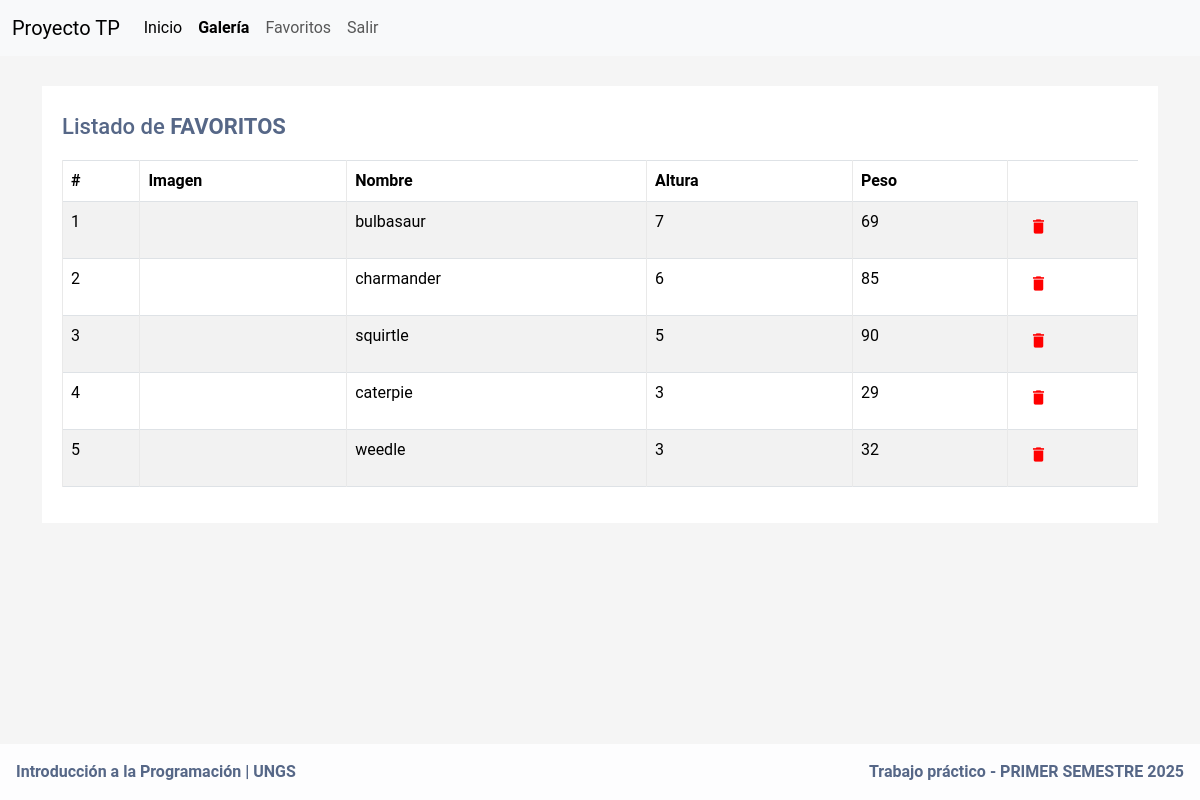
The page /favourites/ (signed in) on the database its author committed.
### app/models.py (models this page shows, shortened)
class Favourite(models.Model):
    id = models.IntegerField(primary_key=True, blank=True) #ID de pokeapi
    name = models.CharField(max_length=200)  # Nombre del personaje
    height = models.CharField(max_length=200)  # Altura
    weight = models.CharField(max_length=200)  # Peso
    base_experience = models.IntegerField(null=True, blank=True)  # Experiencia base
    types = models.JSONField(default=list)  # Lista de tipos (ej: ["grass", "poison"])
    image = models.URLField()  # URL de la imagen
    user = models.ForeignKey(settings.AUTH_USER_MODEL, on_delete=models.CASCADE)
    class Meta:
        unique_together = (('user', 'name'),)

### app/views.py (the view)
# urls.py: path('favourites/', views.getAllFavouritesByUser, name='favoritos'),
@login_required
def getAllFavouritesByUser(request):
   favourite_cards = services.getAllFavourites(request)
   return render(request, 'favourites.html', {
        'favourite_list': favourite_cards
    })

### app/layers/persistence/repositories.py (called while the page is built)
def get_all_favourites(user):
    return list(Favourite.objects.filter(user=user).values(
        'id', 'name', 'height', 'weight', 'types','base_experience', 'image'
    ))

### app/layers/services/services.py (called while the page is built)
def getAllFavourites(request):
    if not request.user.is_authenticated:
        return []
    else:
        user = get_user(request)
        favourite_list = repositories.get_all_favourites(user) # buscamos desde el repositories.py TODOS Los favoritos del usuario (variable 'user').
        mapped_favourites = []
        for fav_dict in favourite_list:
            card = translator.fromRepositoryIntoCard(fav_dict) # convertimos cada favorito en una Card, y lo almacenamos en el listado de mapped_favourites que luego se retorna.
            mapped_favourites.append(card)
        return mapped_favourites

### app/layers/utilities/translator.py (called while the page is built)
def fromRepositoryIntoCard(repo_dict):
    types_list = ast.literal_eval(repo_dict['types'])
    return Card(
        id=repo_dict.get('id'),
        name=repo_dict.get('name'),
        height=repo_dict.get('height'),
        weight=repo_dict.get('weight'),
        base=repo_dict.get('base_experience'),
        types=types_list,
        image=repo_dict.get('image')
    )

### main/context_processors.py (called while the page is built)
def version(request):
    return {'VERSION': config.VERSION}

### app/templates/favourites.html (shortened to what this page needs)
{% extends 'header.html' %} {% block content %}
<div class="container-xl">
    <div class="table-responsive">
        <div class="table-wrapper">
            <div class="table-title">
                <div class="row">
                    <div class="col-sm-8">
                        <h2>Listado de <strong>FAVORITOS</strong></h2>
                    </div>
                </div>
            </div>
            <table class="table table-striped table-hover table-bordered">
                <thead>
                    <tr>
                        <th>#</th>
                        <th>Imagen</th>
                        <th>Nombre</th>
                        <th>Altura </th>
                        <th>Peso</th>
                    </tr>
                </thead>
                <tbody>
                    {% for favourite in favourite_list %}
                    <tr>
                        <td>{{ favourite.id }}</td>
                        <td><img src="{{ favourite.image }}" alt="" style="max-width: 200px; max-height: 200px;"></td>
                        <td>{{ favourite.name }}</td>
                        <td>{{ favourite.height }}</td>
                        <td>{{ favourite.weight }}</td>
                        <td>
                            <form method="post" action="{% url 'borrar-favorito' %}">
                                <button type="submit" class="btn" style="color:red"><i class="material-icons">&#xE872;</i></button>
                            </form>
                        </td>
                    </tr>
                    {% endfor %}
                </tbody>
            </table>
        </div>
    </div>
</div>
{% endblock %}

### app/templates/header.html (shortened to what this page needs)
<!DOCTYPE html>
<html lang="es">
<head>
    {% load bootstrap5 %} {% bootstrap_css %} {% bootstrap_javascript %} {% load static %}
    <link rel="stylesheet" type="text/css" href="{% static 'styles.css' %}">
</head>
<body>
    <nav class="navbar navbar-expand-lg bg-body-tertiary">
        <div class="container-fluid">
            <a class="navbar-brand" href="#">Proyecto TP</a>
            <div class="collapse navbar-collapse" id="navbarSupportedContent">
                <ul class="navbar-nav me-auto mb-2 mb-lg-0">
                    <li class="nav-item">
                        <a class="nav-link active" aria-current="page" href="{% url 'index-page' %}">Inicio</a>
                    </li>
                    <li class="nav-item">
                        <a class="nav-link active" aria-current="page" href="{% url 'home' %}"><strong>Galería</strong></a>
                    </li>
                    {% if request.user.is_authenticated %}
                    <li class="nav-item">
                        <a class="nav-link" href="{% url 'favoritos' %}">Favoritos</a>
                    </li>
                    {% endif %}
                    <li class="nav-item">
                        {% if request.user.is_authenticated %}
                        <a class="nav-link" href="{% url 'exit' %}">Salir</a> {% else %}
                        <a class="nav-link" href="{% url 'login' %}">Iniciar sesión</a> {% endif %}
                    </li>
                </ul>
            </div>
        </div>
    </nav>
    {% block content %} {% endblock %} {% include "footer.html" %}

### app/templates/footer.html
<footer class="bg-body-tertiary text-center text-lg-start fixed-bottom">
    <div class="text-center p-3" style="display: flex;background-color: rgb(255 255 255 / 78%);justify-content: space-between;">
        <strong>Introducción a la Programación | UNGS</strong>
        <strong>{{VERSION}}</strong>
    </div>
</footer>
</body>
</html>

### static/styles.css (style rules this page uses)
body { color: #566787; background: #f5f5f5; font-family: 'Roboto', sans-serif; }
.table-responsive { margin: 30px 0; }
.table-wrapper { min-width: 1000px; background: #fff; padding: 20px; box-shadow: 0 1px 1px rgba(0, 0, 0, .05); }
.table-title { padding-bottom: 10px; margin: 0 0 10px; min-width: 100%; }
.table-title h2 { margin: 8px 0 0; font-size: 22px; }
table.table tr th, table.table tr td { border-color: #e9e9e9; }
table.table-striped tbody tr:nth-of-type(odd) { background-color: #fcfcfc; }
table.table td:last-child { width: 130px; }
table.table td i { font-size: 19px; }

### rows shown on the page
Favourite: name "bulbasaur", weight "69"
Favourite: name "charmander", weight "85"
Favourite: name "squirtle", weight "90"
Favourite: name "caterpie", weight "29"
Favourite: name "weedle", weight "32"

### other values the page prints
{{ favourite.id }} "1" "2" "3" "4" "5"
{{ favourite.height }} "7" "6" "5" "3" "3"
{{ VERSION }} "Trabajo práctico - PRIMER SEMESTRE 2025"
